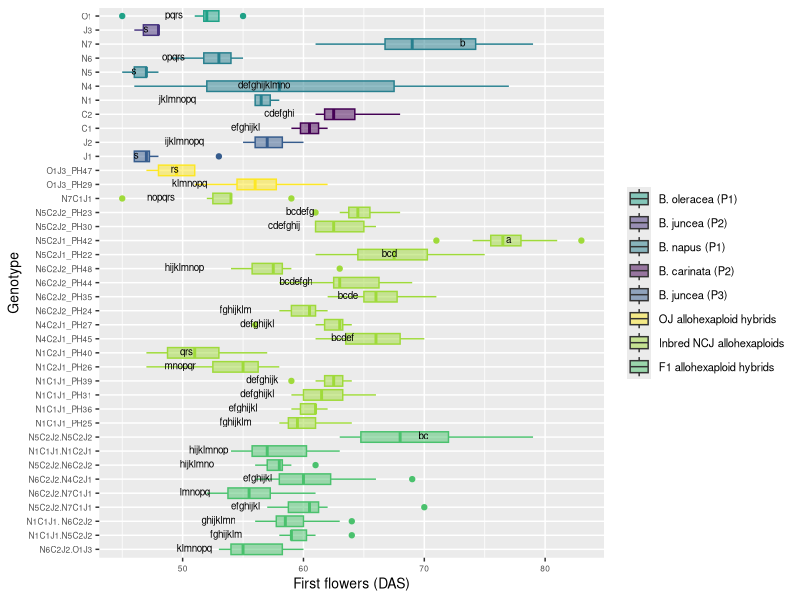

Write R code to recreate this figure.
# Comparison 2XY: Novel allohexaploids

#load packages 
install.packages("multcompView")
install.packages("viridis")
library(viridisLite)
library(viridis)
library(tidyverse)
library(dplyr)
library(ggplot2)
library(ggpubr)
library(datasets)
library(multcompView)


# vollständige Rohdatentabelle laden ######
getwd()
DATA <- read_csv("EPPN raw data complete 220419.csv")
View(DATA)


#drop first column
DATA = DATA[,2:37]
View(DATA)

#Comparison 2XY	einschließlich JO allohexaploids
# Aim: to determine if the NCJ allohexaploids have more similarity to each other than to their parent genotypes 

#### subsetting #####
#IMPORTANT: N5C2J2.N5C2J1_PH43 has only one parent genotype: N5C2J2 (PH30 and PH23), 
# N5C2J1_PH42 wieder drin

comp_2XY4 <- DATA[DATA$Genotype %in% c("N5", "N6", "N1", "N4", "N7","C1", "C2", "J1", "J2", 
                                      "O1", "J3",
                                      
                                      "N6C2J2_PH24", "N6C2J2_PH35", "N6C2J2_PH44", "N6C2J2_PH48", 
                                     "N5C2J1_PH22", "N5C2J1_PH42", "N5C2J2_PH30", "N5C2J2_PH23", "N1C1J1_PH25", "N1C1J1_PH36", 
                                     "N1C1J1_PH31", "N1C1J1_PH39", "N1C2J1_PH26", "N1C2J1_PH40", "N4C2J1_PH45",
                                     "N4C2J1_PH27", "N7C1J1",
                                     "O1J3_PH29", "O1J3_PH47",	
                                     
                                     "N1C1J1.N5C2J2", "N6C2J2.N7C1J1", "N5C2J2.N7C1J1", "N1C1J1. N6C2J2",
                                     "N5C2J2.N6C2J2","N1C1J1.N1C2J1", "N5C2J2.N5C2J2", "N6C2J2.N4C2J1", "N6C2J2.O1J3"), ]
head(comp_2XY4)
View(comp_2XY4)

#create column giving generation###############################################
#N5C2J1_PH42 wieder drin ######################################################## 
comp_2XY4 <- comp_2XY4 %>%
  mutate(Type = case_when(
  Genotype == "O1" ~ "B. oleracea (P1)",
  Genotype == "J3" ~ "B. juncea (P2)",
  Genotype == "N1" ~ "B. napus (P1)",
  Genotype == "N4" ~ "B. napus (P1)",
  Genotype == "N5" ~ "B. napus (P1)",
  Genotype == "N6" ~ "B. napus (P1)",
  Genotype == "N7" ~ "B. napus (P1)",
  Genotype == "C1" ~ "B. carinata (P2)",
  Genotype == "C2" ~ "B. carinata (P2)",
  Genotype == "J1" ~ "B. juncea (P3)",
  Genotype == "J2" ~ "B. juncea (P3)",
  Genotype == "O1J3_PH29" ~ "OJ allohexaploid hybrids",
  Genotype == "O1J3_PH47" ~ "OJ allohexaploid hybrids",
  Genotype == "N5C2J1_PH22" ~ "Inbred NCJ allohexaploids",
  Genotype == "N5C2J1_PH42" ~ "Inbred NCJ allohexaploids",
  Genotype == "N5C2J2_PH23" ~ "Inbred NCJ allohexaploids",
  Genotype == "N6C2J2_PH24" ~ "Inbred NCJ allohexaploids",
  Genotype == "N1C1J1_PH25" ~ "Inbred NCJ allohexaploids",
  Genotype == "N1C2J1_PH26" ~ "Inbred NCJ allohexaploids",
  Genotype == "N4C2J1_PH27" ~ "Inbred NCJ allohexaploids",
  Genotype == "N5C2J2_PH30" ~ "Inbred NCJ allohexaploids",
  Genotype == "N1C1J1_PH31" ~ "Inbred NCJ allohexaploids",
  Genotype == "N6C2J2_PH35" ~ "Inbred NCJ allohexaploids",
  Genotype == "N1C1J1_PH36" ~ "Inbred NCJ allohexaploids",
  Genotype == "N1C1J1_PH39" ~ "Inbred NCJ allohexaploids",
  Genotype == "N1C2J1_PH40" ~ "Inbred NCJ allohexaploids",
  Genotype == "N6C2J2_PH44" ~ "Inbred NCJ allohexaploids",
  Genotype == "N4C2J1_PH45" ~ "Inbred NCJ allohexaploids",
  Genotype == "N6C2J2_PH48" ~ "Inbred NCJ allohexaploids",
  Genotype == "N7C1J1" ~ "Inbred NCJ allohexaploids",
  Genotype == "N1C1J1.N5C2J2" ~ "F1 allohexaploid hybrids",
  Genotype == "N1C1J1.N1C2J1" ~ "F1 allohexaploid hybrids",
  Genotype == "N5C2J2.N7C1J1" ~ "F1 allohexaploid hybrids",
  Genotype == "N5C2J2.N5C2J2" ~ "F1 allohexaploid hybrids",
  Genotype == "N1C1J1. N6C2J2" ~ "F1 allohexaploid hybrids",
  Genotype == "N5C2J2.N6C2J2" ~ "F1 allohexaploid hybrids",
  Genotype == "N6C2J2.O1J3" ~ "F1 allohexaploid hybrids",
  Genotype == "N6C2J2.N4C2J1" ~ "F1 allohexaploid hybrids",
  Genotype == "N6C2J2.N7C1J1" ~ "F1 allohexaploid hybrids"))
view(comp_2XY4)

# ANOVA, Tukey & Boxplot with CLD according to Rosane Rech##########################################################
# loading the appropriate libraries
library(datasets)

#remove previous objects
rm(anova)
rm(tukey)
rm(cld)
rm(Tk)
rm(ANOVA_Tukey_2XY4)

# analysis of variance
anova <- aov(first_flowers_DAS ~ Genotype, data = comp_2XY4)
summary(anova)

# Tukey's test
tukey <- TukeyHSD(anova)
print(tukey)

# compact letter display
cld <- multcompLetters4(anova, tukey)
print(cld)

# table with factors and 3rd quantile
Tk <- group_by(comp_2XY4, Genotype) %>%
  summarise(mean = round(mean(first_flowers_DAS, na.rm = TRUE), digits = 1), quant = round(quantile(first_flowers_DAS, probs = 0.75, na.rm = TRUE), digits = 1)) %>%
  arrange(desc(mean)) #WICHTIG: arrange(desc(mean)) muss hier rein!!!

# extracting the compact letter display and adding to the Tk table
cld <- as.data.frame.list(cld$Genotype)
Tk$cld <- cld$Letters
print(Tk) # print dient der Überprüfung: Mittelwerte und Letter code 
# in der gleichen Reihenfolge angeordnet?


#create column giving generation###############################################
#N5C2J1_PH42 wieder drin ########################################################
ANOVA_Tukey_2XY4 <- Tk %>%
  mutate(Type = case_when(
    Genotype == "O1" ~ "B. oleracea (P1)",
    Genotype == "J3" ~ "B. juncea (P2)",
    Genotype == "N1" ~ "B. napus (P1)",
    Genotype == "N4" ~ "B. napus (P1)",
    Genotype == "N5" ~ "B. napus (P1)",
    Genotype == "N6" ~ "B. napus (P1)",
    Genotype == "N7" ~ "B. napus (P1)",
    Genotype == "C1" ~ "B. carinata (P2)",
    Genotype == "C2" ~ "B. carinata (P2)",
    Genotype == "J1" ~ "B. juncea (P3)",
    Genotype == "J2" ~ "B. juncea (P3)",
    Genotype == "O1J3_PH29" ~ "OJ allohexaploid hybrids",
    Genotype == "O1J3_PH47" ~ "OJ allohexaploid hybrids",
    Genotype == "N5C2J1_PH22" ~ "Inbred NCJ allohexaploids",
    Genotype == "N5C2J1_PH42" ~ "Inbred NCJ allohexaploids",
    Genotype == "N5C2J2_PH23" ~ "Inbred NCJ allohexaploids",
    Genotype == "N6C2J2_PH24" ~ "Inbred NCJ allohexaploids",
    Genotype == "N1C1J1_PH25" ~ "Inbred NCJ allohexaploids",
    Genotype == "N1C2J1_PH26" ~ "Inbred NCJ allohexaploids",
    Genotype == "N4C2J1_PH27" ~ "Inbred NCJ allohexaploids",
    Genotype == "N5C2J2_PH30" ~ "Inbred NCJ allohexaploids",
    Genotype == "N1C1J1_PH31" ~ "Inbred NCJ allohexaploids",
    Genotype == "N6C2J2_PH35" ~ "Inbred NCJ allohexaploids",
    Genotype == "N1C1J1_PH36" ~ "Inbred NCJ allohexaploids",
    Genotype == "N1C1J1_PH39" ~ "Inbred NCJ allohexaploids",
    Genotype == "N1C2J1_PH40" ~ "Inbred NCJ allohexaploids",
    Genotype == "N6C2J2_PH44" ~ "Inbred NCJ allohexaploids",
    Genotype == "N4C2J1_PH45" ~ "Inbred NCJ allohexaploids",
    Genotype == "N6C2J2_PH48" ~ "Inbred NCJ allohexaploids",
    Genotype == "N7C1J1" ~ "Inbred NCJ allohexaploids",
    Genotype == "N1C1J1.N5C2J2" ~ "F1 allohexaploid hybrids",
    Genotype == "N1C1J1.N1C2J1" ~ "F1 allohexaploid hybrids",
    Genotype == "N5C2J2.N7C1J1" ~ "F1 allohexaploid hybrids",
    Genotype == "N5C2J2.N5C2J2" ~ "F1 allohexaploid hybrids",
    Genotype == "N1C1J1. N6C2J2" ~ "F1 allohexaploid hybrids",
    Genotype == "N5C2J2.N6C2J2" ~ "F1 allohexaploid hybrids",
    Genotype == "N6C2J2.O1J3" ~ "F1 allohexaploid hybrids",
    Genotype == "N6C2J2.N4C2J1" ~ "F1 allohexaploid hybrids",
    Genotype == "N6C2J2.N7C1J1" ~ "F1 allohexaploid hybrids"))
view(ANOVA_Tukey_2XY4)


# Reorder factor levels in comp_2XY4
comp_2XY4ord <- comp_2XY4                             
comp_2XY4ord$Genotype <- factor(comp_2XY4ord$Genotype,     
                                levels = c("N6C2J2.O1J3","N1C1J1.N5C2J2", "N1C1J1. N6C2J2", 
                                           "N5C2J2.N7C1J1", "N6C2J2.N7C1J1", "N6C2J2.N4C2J1",
                                           "N5C2J2.N6C2J2", "N1C1J1.N1C2J1","N5C2J2.N5C2J2", 
                                           
                                           "N1C1J1_PH25", "N1C1J1_PH36","N1C1J1_PH31", "N1C1J1_PH39", 
                                           "N1C2J1_PH26", "N1C2J1_PH40", "N4C2J1_PH45","N4C2J1_PH27",
                                           "N6C2J2_PH24", "N6C2J2_PH35", "N6C2J2_PH44", "N6C2J2_PH48", 
                                           "N5C2J1_PH22", "N5C2J1_PH42", "N5C2J2_PH30", "N5C2J2_PH23", 
                                           "N7C1J1",
                                           
                                           "O1J3_PH29", "O1J3_PH47",
                                           
                                           "J1", "J2",  
                                           "C1", "C2",  
                                           "N1", "N4", "N5", "N6", "N7",
                                           "J3",
                                           "O1"))

ANOVA_Tukey_2XY4ord <- ANOVA_Tukey_2XY4
ANOVA_Tukey_2XY4ord$Genotype <- factor(ANOVA_Tukey_2XY4ord$Genotype,     
                                  levels = c("N6C2J2.O1J3","N1C1J1.N5C2J2", "N1C1J1. N6C2J2", 
                                             "N5C2J2.N7C1J1", "N6C2J2.N7C1J1", "N6C2J2.N4C2J1",
                                             "N5C2J2.N6C2J2", "N1C1J1.N1C2J1","N5C2J2.N5C2J2", 
                                             
                                             "N1C1J1_PH25", "N1C1J1_PH36","N1C1J1_PH31", "N1C1J1_PH39", 
                                             "N1C2J1_PH26", "N1C2J1_PH40", "N4C2J1_PH45","N4C2J1_PH27",
                                             "N6C2J2_PH24", "N6C2J2_PH35", "N6C2J2_PH44", "N6C2J2_PH48", 
                                             "N5C2J1_PH22", "N5C2J1_PH42", "N5C2J2_PH30", "N5C2J2_PH23", 
                                             "N7C1J1",
                                             
                                             "O1J3_PH29", "O1J3_PH47",
                                             
                                             "J1", "J2",  
                                             "C1", "C2",  
                                             "N1", "N4", "N5", "N6", "N7",
                                             "J3",
                                             "O1"))


#boxplot first_flowers_DAS 2XY4
ggplot(comp_2XY4ord, aes(Genotype, first_flowers_DAS, fill = Type, color = Type)) + 
  geom_boxplot() +
  labs(x="Genotype", y="First flowers (DAS)") +
  geom_text(data = ANOVA_Tukey_2XY4, aes(x = Genotype, y = quant, label = cld), color = "black", size = 2.5, vjust = 0.3, hjust = 3) +
  coord_flip() +
  theme(axis.title = element_text(size = 14),
        legend.text = element_text(size = 8),
        legend.title= element_blank(),
        axis.title.x = element_text(size = 10),
        axis.title.y = element_text(size = 10),
        axis.text.x = element_text(size = 6),
        axis.text.y = element_text(size = 6)) +
  scale_color_viridis(discrete = TRUE, option = "D", direction = 1, alpha = 1, guide = "none") +  #legend removed by guide = "none" 
  scale_fill_viridis(discrete = TRUE, option = "D", direction = 1, alpha = 0.5,
                     breaks=c("B. oleracea (P1)", "B. juncea (P2)", 
                              "B. napus (P1)", "B. carinata (P2)", "B. juncea (P3)", 
                              "OJ allohexaploid hybrids", "Inbred NCJ allohexaploids", "F1 allohexaploid hybrids"),
                     labels=c("B. oleracea (P1)", "B. juncea (P2)", 
                              "B. napus (P1)", "B. carinata (P2)", "B. juncea (P3)", 
                              "OJ allohexaploid hybrids", "Inbred NCJ allohexaploids", "F1 allohexaploid hybrids")) ##reorder legend labels!
